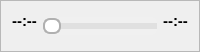
     <widget class="QFrame" name="frame_10">
      <property name="sizePolicy">
       <sizepolicy hsizetype="Preferred" vsizetype="Maximum">
        <horstretch>0</horstretch>
        <verstretch>0</verstretch>
       </sizepolicy>
      </property>
      <property name="maximumSize">
       <size>
        <width>16777215</width>
        <height>27</height>
       </size>
      </property>
      <property name="frameShape">
       <enum>QFrame::Shape::StyledPanel</enum>
      </property>
      <property name="frameShadow">
       <enum>QFrame::Shadow::Raised</enum>
      </property>
      <layout class="QHBoxLayout" name="horizontalLayout_10">
       <item>
        <widget class="QLabel" name="label_4">
         <property name="minimumSize">
          <size>
           <width>0</width>
           <height>28</height>
          </size>
         </property>
         <property name="font">
          <font>
           <pointsize>11</pointsize>
           <bold>true</bold>
          </font>
         </property>
         <property name="text">
          <string>--:--</string>
         </property>
         <property name="textFormat">
          <enum>Qt::TextFormat::PlainText</enum>
         </property>
         <property name="alignment">
          <set>Qt::AlignmentFlag::AlignHCenter|Qt::AlignmentFlag::AlignTop</set>
         </property>
        </widget>
       </item>
       <item>
        <widget class="QSlider" name="horizontalSlider">
         <property name="minimumSize">
          <size>
           <width>0</width>
           <height>18</height>
          </size>
         </property>
         <property name="styleSheet">
          <string notr="true">QSlider {
        background: #f0f0f0;  /* Light grey background, almost white */
        height: 6px;  /* Slightly thinner slider */
        border-radius: 6px;  /* Less rounded edges for the whole slider */
    }

    QSlider::groove:horizontal {
        border: none;
        background: #e0e0e0;  /* Light grey groove */
        height: 6px;
        border-radius: 6px;  /* Less curved ends for the groove */
    }

    QSlider::sub-page:horizontal {
        background: #d0d0d0;  /* Slightly darker grey for the filled part */
        border-radius: 6px;  /* Less curved ends for the filled part */
    }

    QSlider::add-page:horizontal {
        background: #e0e0e0;  /* Same light grey for the unfilled part */
        border-radius: 6px;  /* Less curved ends for the unfilled part */
    }

    QSlider::handle:horizontal {
        background: #ffffff;  /* White handle */
        border: 2px solid #b0b0b0;  /* Grey border around the handle */
        width: 14px;  /* Smaller width for the handle */
        height: 14px;  /* Smaller height for the handle */
        border-radius: 7px;  /* Circular handle with less curve */
        margin-top: -5px;  /* Adjust handle to be vertically centered */
        margin-bottom: -5px;
    }

    QSlider::handle:horizontal:hover {
        background: #f8f8f8;  /* Slightly lighter background when hovered */
        border: 2px solid #a0a0a0;  /* Darker border when hovered */
    }

    QSlider::handle:horizontal:active {
        background: #f8f8f8;  /* Lighter background when clicked */
        border: 2px solid #a0a0a0;  /* Darker border when clicked */
    }</string>
         </property>
         <property name="minimum">
          <number>7</number>
         </property>
         <property name="maximum">
          <number>100</number>
         </property>
         <property name="orientation">
          <enum>Qt::Orientation::Horizontal</enum>
         </property>
        </widget>
       </item>
       <item>
        <widget class="QLabel" name="label_7">
         <property name="minimumSize">
          <size>
           <width>0</width>
           <height>28</height>
          </size>
         </property>
         <property name="font">
          <font>
           <pointsize>11</pointsize>
           <bold>true</bold>
          </font>
         </property>
         <property name="text">
          <string>--:--</string>
         </property>
         <property name="alignment">
          <set>Qt::AlignmentFlag::AlignHCenter|Qt::AlignmentFlag::AlignTop</set>
         </property>
        </widget>
       </item>
      </layout>
     </widget>
